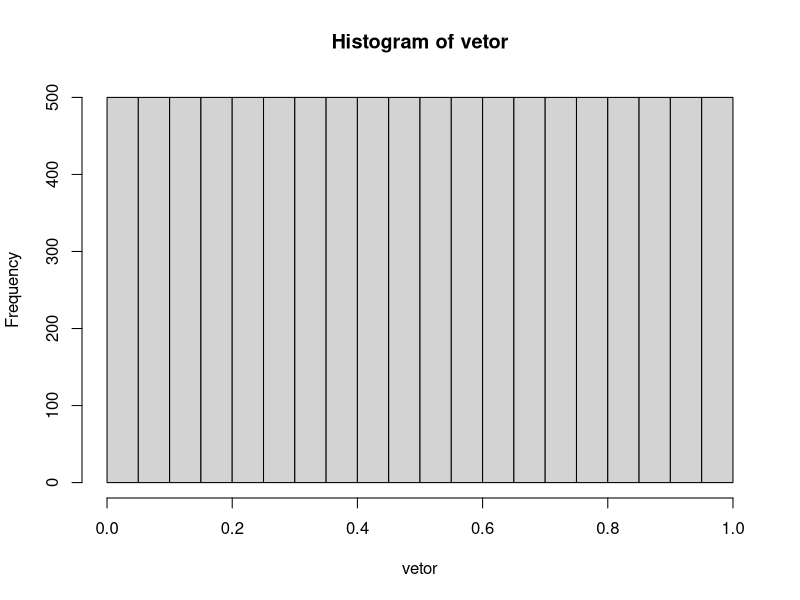
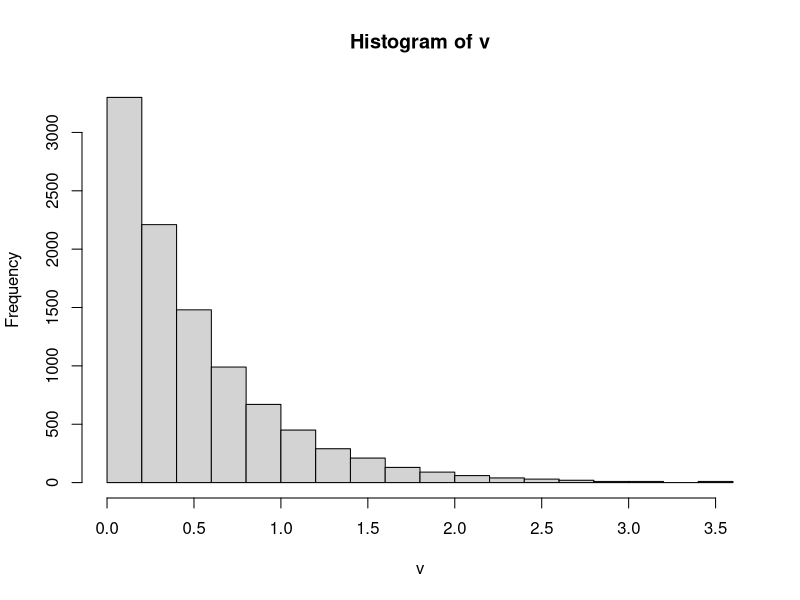
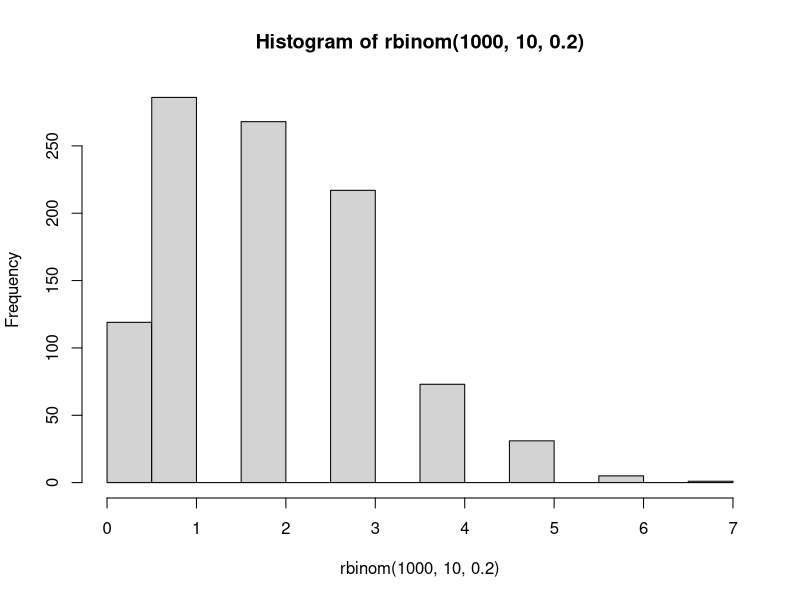

The R script that drew these images, in order:
# QUESTÂO 1
M = 5000
a = 1
c = 5
X_i = 1
vetor = c(X_i)

for(d in 2:10000) {

  X_i = (a * X_i + c)  %% M
  vetor = c(vetor, X_i)
}
vetor = vetor/M
hist(vetor)

# QUESTÂO 2

v = -(log(1 - vetor)) / 2
hist(v)

# QUESTÂO 3
bin_dist = rbinom(1000, 10,  0.2)
hist(rbinom(1000, 10,  0.2))
